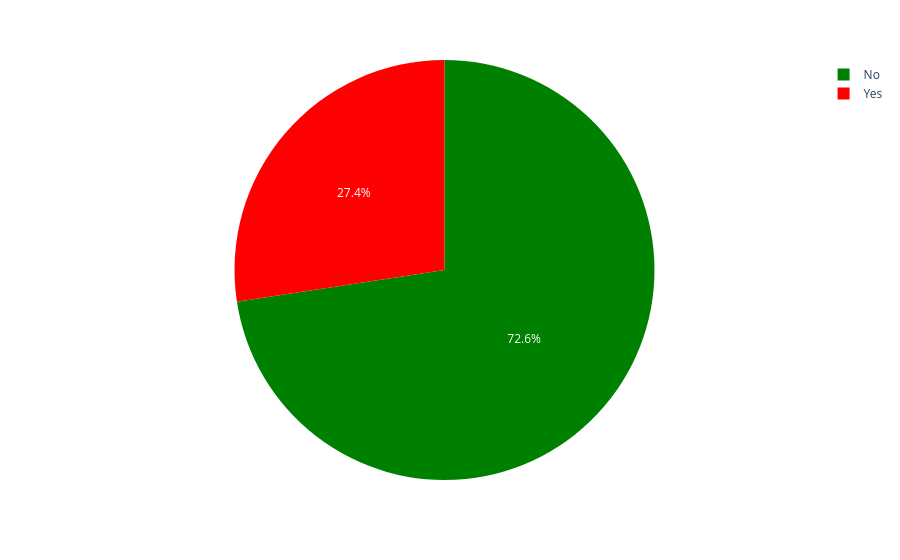

The notebook cell saved with this chart:
### Code cell
import plotly.express as px

fig = px.pie(Bank, names = "Loan_Status", color = "Loan_Status",
             color_discrete_map = {"Yes" : "red",
                                   "No" : "green"})

fig.show()

### Figure 1 — Plotly figure (JSON) as saved in the notebook; plotly's stock layout.template omitted (floating-point values rounded to 4 significant figures; data arrays with more than 128 entries replaced by an {"elided": "..."} marker saying what was removed)
{"data": [{"customdata": {"elided": "981x1 str values"}, "domain": {"x": [0, 1], "y": [0, 1]}, "hovertemplate": "Loan_Status=%{customdata[0]}<extra></extra>", "labels": {"elided": "981 str values"}, "legendgroup": "", "marker": {"colors": {"elided": "981 str values"}}, "name": "", "showlegend": true, "type": "pie"}], "layout": {"legend": {"tracegroupgap": 0}, "margin": {"t": 60}}}
